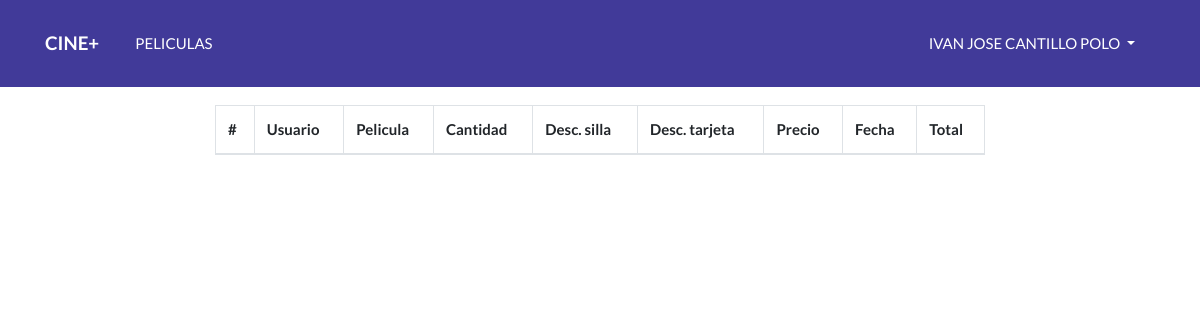
Page /Comprar/lista (signed in) on the earlier database version.
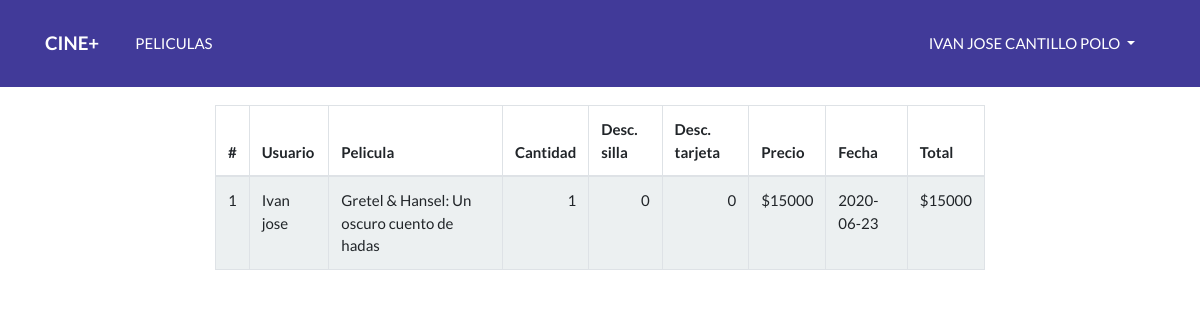
Same page on the later database version.
### tables this page shows
CREATE TABLE `ventas` (
  `id` int(11) NOT NULL,
  `fk_usuario` int(11) NOT NULL,
  `fk_pelicula` int(11) NOT NULL,
  `cantidad` int(11) NOT NULL,
  `descuento_silla` int(11) NOT NULL,
  `descuento_tarjeta` int(11) NOT NULL,
  `precio` int(30) NOT NULL,
  `fecha_creacion` varchar(20) NOT NULL,
  `total` int(11) NOT NULL
);

CREATE TABLE `usuarios` (
  `id` int(11) NOT NULL,
  `nombre` varchar(199) NOT NULL,
  `apellido` varchar(199) NOT NULL,
  `telefono` varchar(199) NOT NULL,
  `email` varchar(199) NOT NULL,
  `password` varchar(199) NOT NULL,
  `tarjeta` varchar(11) DEFAULT NULL,
  `fecha_nacimiento` varchar(100) DEFAULT NULL,
  `fk_rol` int(11) NOT NULL,
  `fk_estado` int(11) NOT NULL
);

CREATE TABLE `peliculas` (
  `id` int(11) NOT NULL,
  `nombre` varchar(190) NOT NULL,
  `imagen` varchar(190) NOT NULL,
  `trailer` varchar(190) NOT NULL,
  `descripcion` text NOT NULL,
  `duracion` varchar(3) NOT NULL,
  `fk_sala` int(11) DEFAULT NULL
);

### config/Conexion.php (called while the page is built)
<?php
class Conexion{
    public static function Conectar() {
        include __DIR__ . "/Datos.php";
        $datos = $CONEXION['desarrollo'];
        $con = 'mysql:host=' . $datos['host'];
        $con .= ';dbname=' . $datos['db'];
        try {
            $conexion = new PDO($con, $datos['user'], $datos['pass']);
            $conexion->setAttribute(PDO::ATTR_ERRMODE, PDO::ERRMODE_EXCEPTION);
            $conexion->exec("SET CHARACTER SET UTF8");
        } catch (Exception $e) {
            echo "<b> Hubo un error </b>";
        }
        return $conexion;
    }
}

### models/VentaModel.php (called while the page is built, shortened)
<?php
require_once('config/Conexion.php');
class VentasModel{
    private $fk_usuario;
    private $conexion;
    public function __construct(){
        $this->conexion = Conexion::Conectar();
    }
	public function setFk_usuario($fk_usuario){
		$this->fk_usuario = $fk_usuario;
	}
    public function getVentasByUser() {
        $sqlVenta = 'SELECT ventas.*, usuarios.nombre AS nombre_usuario, peliculas.nombre AS nombre_pelicula FROM ventas INNER JOIN usuarios ON ventas.fk_usuario = usuarios.id INNER JOIN peliculas ON ventas.fk_pelicula = peliculas.id WHERE ventas.fk_usuario = :fk_usuario';
        $ventas = $this->conexion->prepare( $sqlVenta );
        $ventas->execute( array( ":fk_usuario" => $this->fk_usuario ) );
        return $ventas;
    }
}

### views/reporte_comprar_usuario.php (the view, shortened to what this page needs)
<!DOCTYPE html>
<html lang="es">
<head>
    <?php require_once('partials/_styles.php') ?>
    <link rel="stylesheet" href=" https://cdn.datatables.net/1.10.21/css/dataTables.bootstrap4.min.css">
</head>
<body>
    <?php require_once('partials/_navbar.php') ?>
    <div class="container-fluid container-top mb-4">
        <div class="row">
            <div class="col-12 col-md-8 col-lg-8 col-xl-8 mx-auto">
                <table id="example" class="table table-striped table-bordered" style="width:100%">
                    <thead>
                        <tr>
                            <th> # </th>
                            <th> Usuario </th>
                            <th> Pelicula </th>
                            <th> Cantidad </th>
                            <th> Desc. silla </th>
                            <th> Desc. tarjeta </th>
                            <th> Precio </th>
                            <th> Fecha </th>
                            <th> Total </th>
                        </tr>
                    </thead>
                    <tbody>
                        <?php $i = 1;
                        foreach ($listCompras as $compra) : ?>
                            <tr>
                                <td> <?= $i++; ?> </td>
                                <td> <?= $compra['nombre_usuario'] ?> </td>
                                <td> <?= $compra['nombre_pelicula'] ?> </td>
                                <td class="text-right"> <?= $compra['cantidad'] ?> </td>
                                <td class="text-right"> <?= $compra['descuento_silla'] ?> </td>
                                <td class="text-right"> <?= $compra['descuento_tarjeta'] ?> </td>
                                <td class="text-right"> $<?= $compra['precio'] ?> </td>
                                <td> <?= $compra['fecha_creacion'] ?> </td>
                                <td class="text-right"> $<?= $compra['total'] ?> </td>
                            </tr>
                        <?php endforeach; ?>
                    </tbody>
                </table>
            </div>
        </div>
    </div>
</body>
</html>

Differences in the rows shown:
added ventas: fk_usuario.nombre "Ivan jose", fk_pelicula.nombre "Gretel & Hansel: Un oscuro cuento de hadas", cantidad "1", descuento_silla "0", descuento_tarjeta "0", precio "15000", fecha_creacion "2020-06-23", total "15000"
